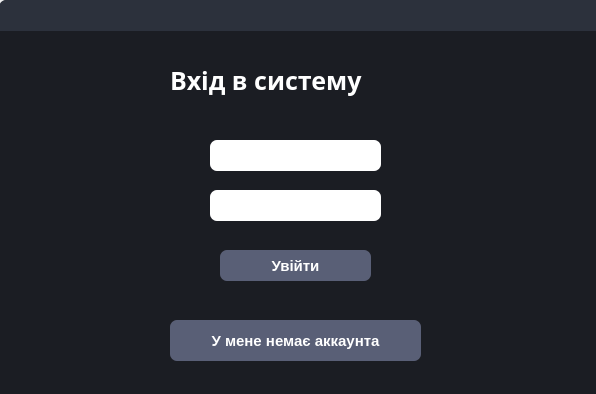
<?xml version="1.0" encoding="UTF-8"?>
<ui version="4.0">
 <class>MainWindow</class>
 <widget class="QMainWindow" name="MainWindow">
  <property name="geometry">
   <rect>
    <x>0</x>
    <y>0</y>
    <width>596</width>
    <height>394</height>
   </rect>
  </property>
  <property name="windowTitle">
   <string>MainWindow</string>
  </property>
  <widget class="QWidget" name="centralwidget">
   <widget class="QFrame" name="frame">
    <property name="geometry">
     <rect>
      <x>0</x>
      <y>0</y>
      <width>621</width>
      <height>441</height>
     </rect>
    </property>
    <property name="styleSheet">
     <string notr="true">QFrame{
	border-radius: 7px;
	background-color: #1B1D23;
}</string>
    </property>
    <property name="frameShape">
     <enum>QFrame::StyledPanel</enum>
    </property>
    <property name="frameShadow">
     <enum>QFrame::Raised</enum>
    </property>
    <widget class="QFrame" name="frame_3">
     <property name="geometry">
      <rect>
       <x>-1</x>
       <y>0</y>
       <width>831</width>
       <height>31</height>
      </rect>
     </property>
     <property name="styleSheet">
      <string notr="true">QFrame{
	border-bottom-left-radius: 0px;
	border-bottom-right-radius: 0px;
	background-color: #2C313C;
}</string>
     </property>
     <property name="frameShape">
      <enum>QFrame::StyledPanel</enum>
     </property>
     <property name="frameShadow">
      <enum>QFrame::Raised</enum>
     </property>
     <widget class="QPushButton" name="pushButton_3">
      <property name="geometry">
       <rect>
        <x>790</x>
        <y>0</y>
        <width>41</width>
        <height>31</height>
       </rect>
      </property>
      <property name="font">
       <font>
        <pointsize>11</pointsize>
        <weight>75</weight>
        <bold>true</bold>
       </font>
      </property>
      <property name="cursor">
       <cursorShape>PointingHandCursor</cursorShape>
      </property>
      <property name="styleSheet">
       <string notr="true">QPushButton{
	color: white;
	border: none;
	border-top-right-radius: 7px;
	background-color: #2C313C;
}

QPushButton:hover{
	background-color: #45494D;
}

QPushButton:pressed{
	color: #EA2F4E;
}</string>
      </property>
      <property name="text">
       <string>X</string>
      </property>
     </widget>
     <widget class="QPushButton" name="pushButton_5">
      <property name="geometry">
       <rect>
        <x>750</x>
        <y>0</y>
        <width>41</width>
        <height>31</height>
       </rect>
      </property>
      <property name="font">
       <font>
        <pointsize>10</pointsize>
        <weight>75</weight>
        <bold>true</bold>
       </font>
      </property>
      <property name="cursor">
       <cursorShape>PointingHandCursor</cursorShape>
      </property>
      <property name="styleSheet">
       <string notr="true">QPushButton{
	color: white;
	border: none;
	border-top-right-radius: 7px;
	background-color: #2C313C;
}

QPushButton:hover{
	background-color: #45494D;
}

QPushButton:pressed{
	color: #EA2F4E;
}</string>
      </property>
      <property name="text">
       <string>_</string>
      </property>
      <property name="default">
       <bool>false</bool>
      </property>
     </widget>
    </widget>
    <widget class="QLineEdit" name="lineEdit_2">
     <property name="geometry">
      <rect>
       <x>210</x>
       <y>140</y>
       <width>171</width>
       <height>31</height>
      </rect>
     </property>
     <property name="font">
      <font>
       <pointsize>11</pointsize>
       <weight>75</weight>
       <bold>true</bold>
      </font>
     </property>
     <property name="styleSheet">
      <string notr="true">QLineEdit{
	border-radius: 7px;
}</string>
     </property>
     <property name="text">
      <string/>
     </property>
     <property name="alignment">
      <set>Qt::AlignLeading|Qt::AlignLeft|Qt::AlignVCenter</set>
     </property>
     <property name="placeholderText">
      <string/>
     </property>
     <property name="clearButtonEnabled">
      <bool>true</bool>
     </property>
    </widget>
    <widget class="QLabel" name="label">
     <property name="geometry">
      <rect>
       <x>170</x>
       <y>60</y>
       <width>271</width>
       <height>41</height>
      </rect>
     </property>
     <property name="font">
      <font>
       <family>Muli ExtraLight</family>
       <pointsize>19</pointsize>
       <weight>75</weight>
       <italic>false</italic>
       <bold>true</bold>
       <underline>false</underline>
       <strikeout>false</strikeout>
       <kerning>true</kerning>
      </font>
     </property>
     <property name="styleSheet">
      <string notr="true">color:rgb(255, 255, 255)</string>
     </property>
     <property name="text">
      <string>Вхід в систему</string>
     </property>
    </widget>
    <widget class="QPushButton" name="pushButton">
     <property name="geometry">
      <rect>
       <x>220</x>
       <y>250</y>
       <width>151</width>
       <height>31</height>
      </rect>
     </property>
     <property name="font">
      <font>
       <pointsize>11</pointsize>
       <weight>75</weight>
       <bold>true</bold>
      </font>
     </property>
     <property name="cursor">
      <cursorShape>PointingHandCursor</cursorShape>
     </property>
     <property name="styleSheet">
      <string notr="true">QPushButton{
	color: white;
	border-radius: 7px;
	background-color: #595F76;
}

QPushButton:hover{
	background-color: #50566E;
}

QPushButton:pressed{
	background-color: #434965;
}</string>
     </property>
     <property name="text">
      <string>Увійти</string>
     </property>
    </widget>
    <widget class="QPushButton" name="pushButton_2">
     <property name="geometry">
      <rect>
       <x>170</x>
       <y>320</y>
       <width>251</width>
       <height>41</height>
      </rect>
     </property>
     <property name="font">
      <font>
       <pointsize>11</pointsize>
       <weight>75</weight>
       <bold>true</bold>
      </font>
     </property>
     <property name="cursor">
      <cursorShape>PointingHandCursor</cursorShape>
     </property>
     <property name="styleSheet">
      <string notr="true">QPushButton{
	color: white;
	border-radius: 7px;
	background-color: #595F76;
}

QPushButton:hover{
	background-color: #50566E;
}

QPushButton:pressed{
	background-color: #434965;
}</string>
     </property>
     <property name="text">
      <string>У мене немає аккаунта</string>
     </property>
    </widget>
    <widget class="QLineEdit" name="lineEdit_3">
     <property name="geometry">
      <rect>
       <x>210</x>
       <y>190</y>
       <width>171</width>
       <height>31</height>
      </rect>
     </property>
     <property name="font">
      <font>
       <pointsize>11</pointsize>
       <weight>75</weight>
       <bold>true</bold>
      </font>
     </property>
     <property name="styleSheet">
      <string notr="true">QLineEdit{
	border-radius: 7px;
}</string>
     </property>
     <property name="text">
      <string/>
     </property>
     <property name="alignment">
      <set>Qt::AlignLeading|Qt::AlignLeft|Qt::AlignVCenter</set>
     </property>
     <property name="placeholderText">
      <string/>
     </property>
     <property name="clearButtonEnabled">
      <bool>true</bool>
     </property>
    </widget>
   </widget>
  </widget>
 </widget>
 <resources/>
 <connections/>
</ui>
